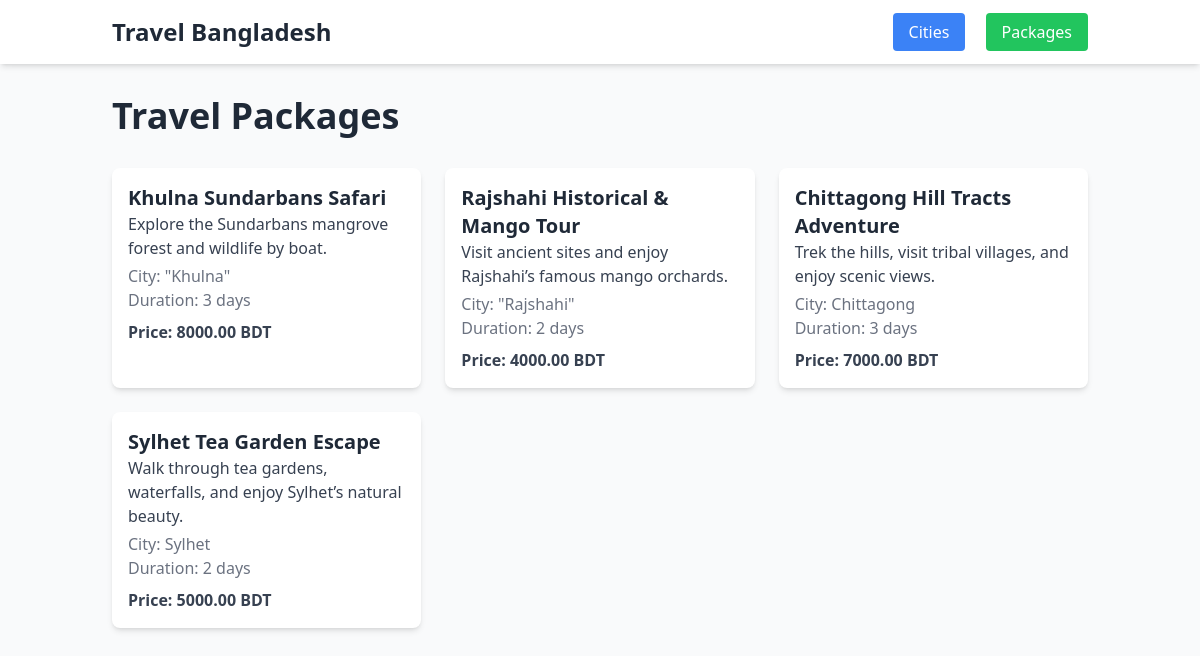
Before: /packages/ (signed in) with the older database file.
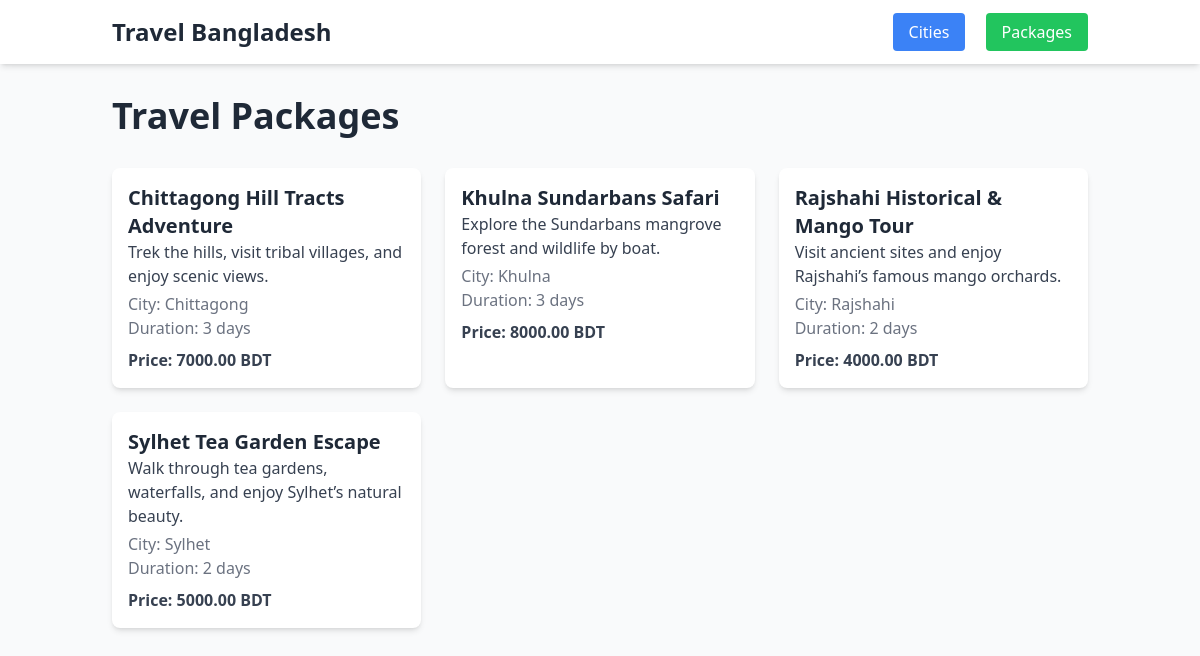
After: the same page with the newer database file.
### destinations/models.py (models this page shows, shortened)
class Package(models.Model):
    name = models.CharField(max_length=200)
    description = models.TextField()
    price = models.DecimalField(max_digits=10, decimal_places=2)  # e.g., 2500.00 BDT
    duration_days = models.IntegerField()  # number of days
    city = models.ForeignKey(City, related_name='packages', on_delete=models.CASCADE)

class City(models.Model):
    name = models.CharField(max_length=100, unique=True)
    description = models.TextField()
    image = models.ImageField(upload_to='city_images/')  # stored in media/city_images/
    google_map_embed = models.TextField(blank=True, null=True)  # store iframe embed URL

### destinations/views.py (the view)
# urls.py: path('packages/', views.packages_list, name='packages'),
@login_required(login_url='login')
def packages_list(request):
    packages = Package.objects.all().order_by('city__name')
    return render(request, 'packages.html', {'packages': packages})

### destinations/templates/packages.html (shortened to what this page needs)
{% load static %}
<!DOCTYPE html>
<html lang="en">
<head>
  <script src="https://cdn.tailwindcss.com"></script>
</head>
<body class="bg-gray-50 min-h-screen font-sans text-gray-800">
  <nav class="bg-white shadow-md fixed w-full z-50">
    <div class="container mx-auto px-6 py-4 flex justify-between items-center">
      <div class="text-2xl font-bold text-gray-800">Travel Bangladesh</div>
      <div class="space-x-4">
        <a href="{% url 'cities' %}" class="px-4 py-2 bg-blue-500 text-white rounded hover:bg-blue-600 transition">Cities</a>
        <a href="{% url 'packages' %}" class="px-4 py-2 bg-green-500 text-white rounded hover:bg-green-600 transition">Packages</a>
      </div>
    </div>
  </nav>
  <div class="container mx-auto px-6 py-24">
    <h1 class="text-4xl font-bold mb-8">Travel Packages</h1>
    <div class="grid grid-cols-1 md:grid-cols-2 lg:grid-cols-3 gap-6">
      {% for package in packages %}
        <div class="bg-white rounded-lg shadow-md p-4">
          <h2 class="text-xl font-bold">{{ package.name }}</h2>
          <p class="text-gray-700">{{ package.description }}</p>
          <p class="text-gray-500 mt-1">City: {{ package.city.name }}</p>
          <p class="text-gray-500">Duration: {{ package.duration_days }} days</p>
          <p class="text-gray-700 font-semibold mt-2">Price: {{ package.price }} BDT</p>
        </div>
      {% empty %}
        <p>No packages available yet.</p>
      {% endfor %}
    </div>
  </div>
</body>
</html>

Changed rows visible on the page:
shown differently, row unchanged: Package "Chittagong Hill Tracts Adventure": moves up the list
changed through a linked row, Package "Khulna Sundarbans Safari": city.name "\"Khulna\"" → "Khulna"
changed through a linked row, Package "Rajshahi Historical & Mango Tour": city.name "\"Rajshahi\"" → "Rajshahi"
